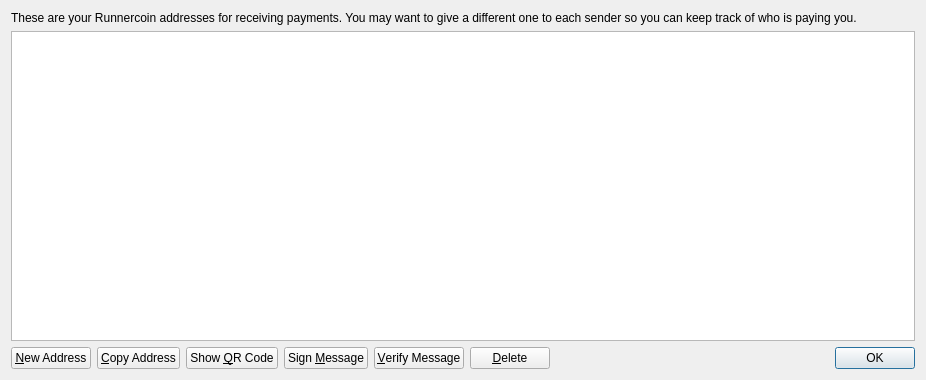
<?xml version="1.0" encoding="UTF-8"?>
<ui version="4.0">
 <class>AddressBookPage</class>
 <widget class="QWidget" name="AddressBookPage">
  <property name="geometry">
   <rect>
    <x>0</x>
    <y>0</y>
    <width>926</width>
    <height>380</height>
   </rect>
  </property>
  <property name="windowTitle">
   <string>Address Book</string>
  </property>
  <layout class="QVBoxLayout" name="verticalLayout">
   <item>
    <widget class="QLabel" name="labelExplanation">
     <property name="text">
      <string>These are your Runnercoin addresses for receiving payments. You may want to give a different one to each sender so you can keep track of who is paying you.</string>
     </property>
     <property name="textFormat">
      <enum>Qt::PlainText</enum>
     </property>
     <property name="wordWrap">
      <bool>true</bool>
     </property>
    </widget>
   </item>
   <item>
    <widget class="QTableView" name="tableView">
     <property name="contextMenuPolicy">
      <enum>Qt::CustomContextMenu</enum>
     </property>
     <property name="toolTip">
      <string>Double-click to edit address or label</string>
     </property>
     <property name="tabKeyNavigation">
      <bool>false</bool>
     </property>
     <property name="alternatingRowColors">
      <bool>true</bool>
     </property>
     <property name="selectionMode">
      <enum>QAbstractItemView::SingleSelection</enum>
     </property>
     <property name="selectionBehavior">
      <enum>QAbstractItemView::SelectRows</enum>
     </property>
     <property name="sortingEnabled">
      <bool>true</bool>
     </property>
     <attribute name="verticalHeaderVisible">
      <bool>false</bool>
     </attribute>
    </widget>
   </item>
   <item>
    <layout class="QHBoxLayout" name="horizontalLayout">
     <item>
      <widget class="QPushButton" name="newAddressButton">
       <property name="toolTip">
        <string>Create a new address</string>
       </property>
       <property name="text">
        <string>&amp;New Address</string>
       </property>
       <property name="icon">
        <iconset resource="../bitcoin.qrc">
         <normaloff>:/icons/add</normaloff>:/icons/add</iconset>
       </property>
      </widget>
     </item>
     <item>
      <widget class="QPushButton" name="copyToClipboard">
       <property name="toolTip">
        <string>Copy the currently selected address to the system clipboard</string>
       </property>
       <property name="text">
        <string>&amp;Copy Address</string>
       </property>
       <property name="icon">
        <iconset resource="../bitcoin.qrc">
         <normaloff>:/icons/editcopy</normaloff>:/icons/editcopy</iconset>
       </property>
      </widget>
     </item>
     <item>
      <widget class="QPushButton" name="showQRCode">
       <property name="text">
        <string>Show &amp;QR Code</string>
       </property>
       <property name="icon">
        <iconset resource="../bitcoin.qrc">
         <normaloff>:/icons/qrcode</normaloff>:/icons/qrcode</iconset>
       </property>
      </widget>
     </item>
     <item>
      <widget class="QPushButton" name="signMessage">
       <property name="toolTip">
        <string>Sign a message to prove you own a Huntercoin address</string>
       </property>
       <property name="text">
        <string>Sign &amp;Message</string>
       </property>
       <property name="icon">
        <iconset resource="../bitcoin.qrc">
         <normaloff>:/icons/edit</normaloff>:/icons/edit</iconset>
       </property>
      </widget>
     </item>
     <item>
      <widget class="QPushButton" name="verifyMessage">
       <property name="toolTip">
        <string>Verify a message to ensure it was signed with a specified Huntercoin address</string>
       </property>
       <property name="text">
        <string>&amp;Verify Message</string>
       </property>
       <property name="icon">
        <iconset resource="../bitcoin.qrc">
         <normaloff>:/icons/transaction_0</normaloff>:/icons/transaction_0</iconset>
       </property>
      </widget>
     </item>
     <item>
      <widget class="QPushButton" name="deleteButton">
       <property name="toolTip">
        <string>Delete the currently selected address from the list</string>
       </property>
       <property name="text">
        <string>&amp;Delete</string>
       </property>
       <property name="icon">
        <iconset resource="../bitcoin.qrc">
         <normaloff>:/icons/remove</normaloff>:/icons/remove</iconset>
       </property>
      </widget>
     </item>
     <item>
      <spacer name="horizontalSpacer">
       <property name="orientation">
        <enum>Qt::Horizontal</enum>
       </property>
       <property name="sizeHint" stdset="0">
        <size>
         <width>40</width>
         <height>20</height>
        </size>
       </property>
      </spacer>
     </item>
     <item>
      <widget class="QDialogButtonBox" name="buttonBox">
       <property name="sizePolicy">
        <sizepolicy hsizetype="Maximum" vsizetype="Fixed">
         <horstretch>0</horstretch>
         <verstretch>0</verstretch>
        </sizepolicy>
       </property>
       <property name="standardButtons">
        <set>QDialogButtonBox::Ok</set>
       </property>
      </widget>
     </item>
    </layout>
   </item>
  </layout>
 </widget>
 <resources>
  <include location="../bitcoin.qrc"/>
 </resources>
 <connections/>
</ui>
